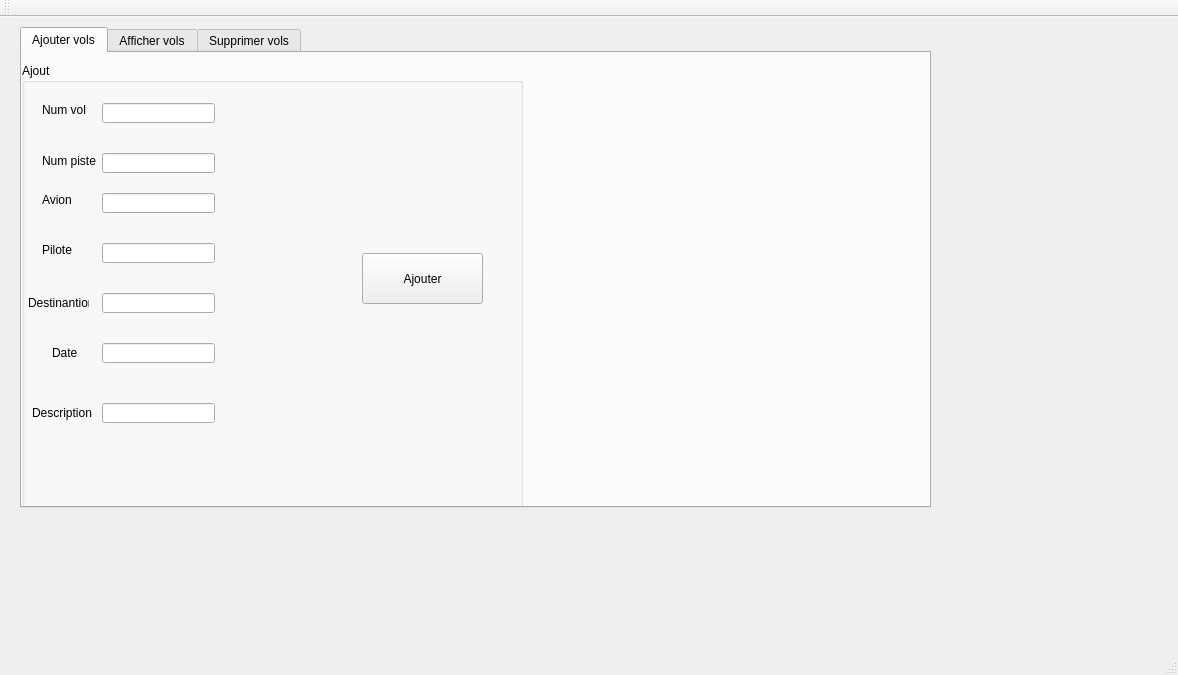
<?xml version="1.0" encoding="UTF-8"?>
<ui version="4.0">
 <class>MainWindow</class>
 <widget class="QMainWindow" name="MainWindow">
  <property name="geometry">
   <rect>
    <x>0</x>
    <y>0</y>
    <width>1178</width>
    <height>675</height>
   </rect>
  </property>
  <property name="windowTitle">
   <string>Gestion des Clients</string>
  </property>
  <widget class="QWidget" name="centralWidget">
   <widget class="QTabWidget" name="tabWidget">
    <property name="geometry">
     <rect>
      <x>20</x>
      <y>10</y>
      <width>911</width>
      <height>481</height>
     </rect>
    </property>
    <property name="currentIndex">
     <number>0</number>
    </property>
    <widget class="QWidget" name="ajoutervol">
     <attribute name="title">
      <string>Ajouter vols</string>
     </attribute>
     <widget class="QGroupBox" name="groupBox_2">
      <property name="geometry">
       <rect>
        <x>0</x>
        <y>10</y>
        <width>501</width>
        <height>481</height>
       </rect>
      </property>
      <property name="title">
       <string>Ajout</string>
      </property>
      <widget class="QLabel" name="label_4">
       <property name="geometry">
        <rect>
         <x>20</x>
         <y>40</y>
         <width>47</width>
         <height>14</height>
        </rect>
       </property>
       <property name="text">
        <string>Num vol</string>
       </property>
      </widget>
      <widget class="QLabel" name="label_9">
       <property name="geometry">
        <rect>
         <x>20</x>
         <y>90</y>
         <width>61</width>
         <height>16</height>
        </rect>
       </property>
       <property name="text">
        <string>Num piste</string>
       </property>
      </widget>
      <widget class="QLabel" name="label_10">
       <property name="geometry">
        <rect>
         <x>20</x>
         <y>130</y>
         <width>47</width>
         <height>14</height>
        </rect>
       </property>
       <property name="text">
        <string>Avion</string>
       </property>
      </widget>
      <widget class="QLineEdit" name="le_numvol">
       <property name="geometry">
        <rect>
         <x>80</x>
         <y>40</y>
         <width>113</width>
         <height>20</height>
        </rect>
       </property>
      </widget>
      <widget class="QLineEdit" name="le_numpiste">
       <property name="geometry">
        <rect>
         <x>80</x>
         <y>90</y>
         <width>113</width>
         <height>20</height>
        </rect>
       </property>
      </widget>
      <widget class="QLineEdit" name="le_avion">
       <property name="geometry">
        <rect>
         <x>80</x>
         <y>130</y>
         <width>113</width>
         <height>20</height>
        </rect>
       </property>
      </widget>
      <widget class="QLineEdit" name="le_pilote">
       <property name="geometry">
        <rect>
         <x>80</x>
         <y>180</y>
         <width>113</width>
         <height>20</height>
        </rect>
       </property>
      </widget>
      <widget class="QLineEdit" name="le_destination">
       <property name="geometry">
        <rect>
         <x>80</x>
         <y>230</y>
         <width>113</width>
         <height>20</height>
        </rect>
       </property>
      </widget>
      <widget class="QLabel" name="label_11">
       <property name="geometry">
        <rect>
         <x>20</x>
         <y>180</y>
         <width>47</width>
         <height>14</height>
        </rect>
       </property>
       <property name="text">
        <string>Pilote</string>
       </property>
      </widget>
      <widget class="QLabel" name="label_12">
       <property name="geometry">
        <rect>
         <x>6</x>
         <y>230</y>
         <width>61</width>
         <height>20</height>
        </rect>
       </property>
       <property name="text">
        <string>Destinantion</string>
       </property>
      </widget>
      <widget class="QLineEdit" name="le_date">
       <property name="geometry">
        <rect>
         <x>80</x>
         <y>280</y>
         <width>113</width>
         <height>20</height>
        </rect>
       </property>
      </widget>
      <widget class="QLineEdit" name="le_description">
       <property name="geometry">
        <rect>
         <x>80</x>
         <y>340</y>
         <width>113</width>
         <height>20</height>
        </rect>
       </property>
      </widget>
      <widget class="QLabel" name="label_13">
       <property name="geometry">
        <rect>
         <x>30</x>
         <y>280</y>
         <width>61</width>
         <height>20</height>
        </rect>
       </property>
       <property name="text">
        <string>Date</string>
       </property>
      </widget>
      <widget class="QLabel" name="label_14">
       <property name="geometry">
        <rect>
         <x>10</x>
         <y>340</y>
         <width>61</width>
         <height>20</height>
        </rect>
       </property>
       <property name="text">
        <string>Description</string>
       </property>
      </widget>
      <widget class="QPushButton" name="pb_ajouter">
       <property name="geometry">
        <rect>
         <x>340</x>
         <y>190</y>
         <width>121</width>
         <height>51</height>
        </rect>
       </property>
       <property name="text">
        <string>Ajouter</string>
       </property>
      </widget>
     </widget>
    </widget>
    <widget class="QWidget" name="affichervol">
     <attribute name="title">
      <string>Afficher vols</string>
     </attribute>
     <widget class="QTableView" name="table_vol">
      <property name="geometry">
       <rect>
        <x>10</x>
        <y>100</y>
        <width>256</width>
        <height>192</height>
       </rect>
      </property>
     </widget>
    </widget>
    <widget class="QWidget" name="supprimervol">
     <attribute name="title">
      <string>Supprimer vols</string>
     </attribute>
     <widget class="QGroupBox" name="groupBox">
      <property name="geometry">
       <rect>
        <x>0</x>
        <y>0</y>
        <width>661</width>
        <height>481</height>
       </rect>
      </property>
      <property name="title">
       <string>Supprimer</string>
      </property>
      <widget class="QLabel" name="label">
       <property name="geometry">
        <rect>
         <x>140</x>
         <y>120</y>
         <width>121</width>
         <height>41</height>
        </rect>
       </property>
       <property name="font">
        <font>
         <family>Gadugi</family>
         <pointsize>20</pointsize>
         <weight>75</weight>
         <bold>true</bold>
        </font>
       </property>
       <property name="text">
        <string>Num vol</string>
       </property>
      </widget>
      <widget class="QLineEdit" name="le_numvol_supp">
       <property name="geometry">
        <rect>
         <x>90</x>
         <y>170</y>
         <width>221</width>
         <height>41</height>
        </rect>
       </property>
      </widget>
      <widget class="QPushButton" name="pushButton">
       <property name="geometry">
        <rect>
         <x>530</x>
         <y>200</y>
         <width>121</width>
         <height>51</height>
        </rect>
       </property>
       <property name="text">
        <string>Ajouter</string>
       </property>
      </widget>
      <widget class="QPushButton" name="pb_supprimer">
       <property name="geometry">
        <rect>
         <x>170</x>
         <y>250</y>
         <width>75</width>
         <height>23</height>
        </rect>
       </property>
       <property name="text">
        <string>supprimer</string>
       </property>
      </widget>
     </widget>
    </widget>
   </widget>
  </widget>
  <widget class="QMenuBar" name="menuBar">
   <property name="geometry">
    <rect>
     <x>0</x>
     <y>0</y>
     <width>1178</width>
     <height>22</height>
    </rect>
   </property>
  </widget>
  <widget class="QToolBar" name="mainToolBar">
   <attribute name="toolBarArea">
    <enum>TopToolBarArea</enum>
   </attribute>
   <attribute name="toolBarBreak">
    <bool>false</bool>
   </attribute>
  </widget>
  <widget class="QStatusBar" name="statusBar"/>
 </widget>
 <layoutdefault spacing="6" margin="11"/>
 <resources/>
 <connections/>
</ui>
